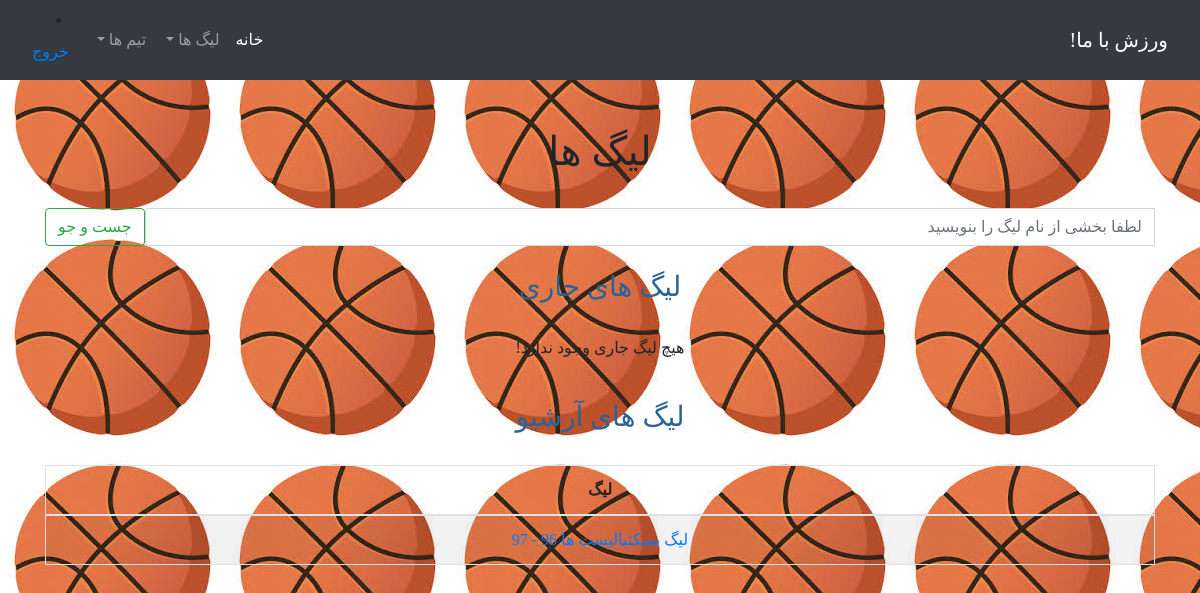
The app's page /basketball/leagues (signed in) with its own data.
### sport/models/basketball_models.py (models this page shows)
class BasketballLeague(League):
    class Meta:
        verbose_name = _('لیگ بسکتبال')
        verbose_name_plural = _('لیگ های بسکتبال')

### sport/views/basketball_views.py (the view)
# urls.py: path('basketball/leagues', basketball_leagues, name='basketball_leagues'),
def basketball_leagues(request):
    current_year = timezone.now().year
    current_year = int(current_year)
    current_leagues = BasketballLeague.objects.filter(year__gte=current_year)
    archive_leagues = BasketballLeague.objects.filter(year__lt=current_year).order_by('-year')
    if request.POST:
        current_leagues = filter_leagues_by_text(current_leagues, request.POST["part_of_league"])
        archive_leagues = filter_leagues_by_text(archive_leagues, request.POST['part_of_league'])
    context = {
        'current_leagues': current_leagues,
        'archive_leagues': archive_leagues
    }
    return render(request, 'sport/basketball/basketball_leagues.html', context)

### sport/templates/sport/basketball/basketball_leagues.html (shortened to what this page needs)
{% extends 'base.html' %}
{% block content %}
    <head>
    </head>
    <body background="/sport/templates/sport/basketball/leagues_bg.jpg">
    <br><br>
    <h1>
        لیگ ها
    </h1>
    <br>
    <div class="container">
        <form action="{% url 'sport:basketball_leagues' %}" method="post">
            <div class="input-group">
                <input type="text" name="part_of_league" class="form-control"
                       placeholder="لطفا بخشی از نام لیگ را بنویسید">
                <div class="input-group-btn">
                    <button type="submit" class="btn btn-outline-success">جست و جو</button>
                </div>
            </div>
        </form>
    </div>
    <br>
    <div class="container">
        <h3>لیگ های جاری</h3><br>
        {% if current_leagues %}
            <table class="table table-bordered table-striped">
                <thead>
                <tr>
                    <th>لیگ</th>
                </tr>
                </thead>
                <tbody>
                {% for l in current_leagues %}
                    <tr>
                        <td>
                            <a href="{% url 'sport:league_detail_basketball' l.id %}">{{ l.name }}{{ l.year }}
                                - {{ l.year|add:1 }}</a>
                        </td>
                    </tr>
                {% endfor %}
                </tbody>
            </table>
        {% else %}
            <p>هیچ لیگ جاری وجود ندارد! </p>
        {% endif %}
    </div>
    <br>
    <div class="container">
        <h3>لیگ های آرشیو</h3><br>
        {% if archive_leagues %}
            <table class="table table-bordered table-striped">
                <thead>
                <tr>
                    <th>لیگ</th>
                </tr>
                </thead>
                <tbody>
                {% for l in archive_leagues %}
                    <tr>
                        <td>
                            <a href="{% url 'sport:league_detail_basketball' l.id %}">{{ l.name }} {{ l.year }}
                                - {{ l.year|add:1 }}</a>
                        </td>
                    </tr>
                {% endfor %}
                </tbody>
            </table>
        {% else %}
            <p>هیچ لیگ آرشیوی وجود ندارد</p>
        {% endif %}
    </div>
    </body>
{% endblock %}

### sport/templates/sport/basketball/basketball_leagues.html (style rules this page uses)
h3 { color: #2a6496; }

### records on screen
BasketballLeague: name "لیگ بسکتبالیست ها", year "96", year|add "97"
